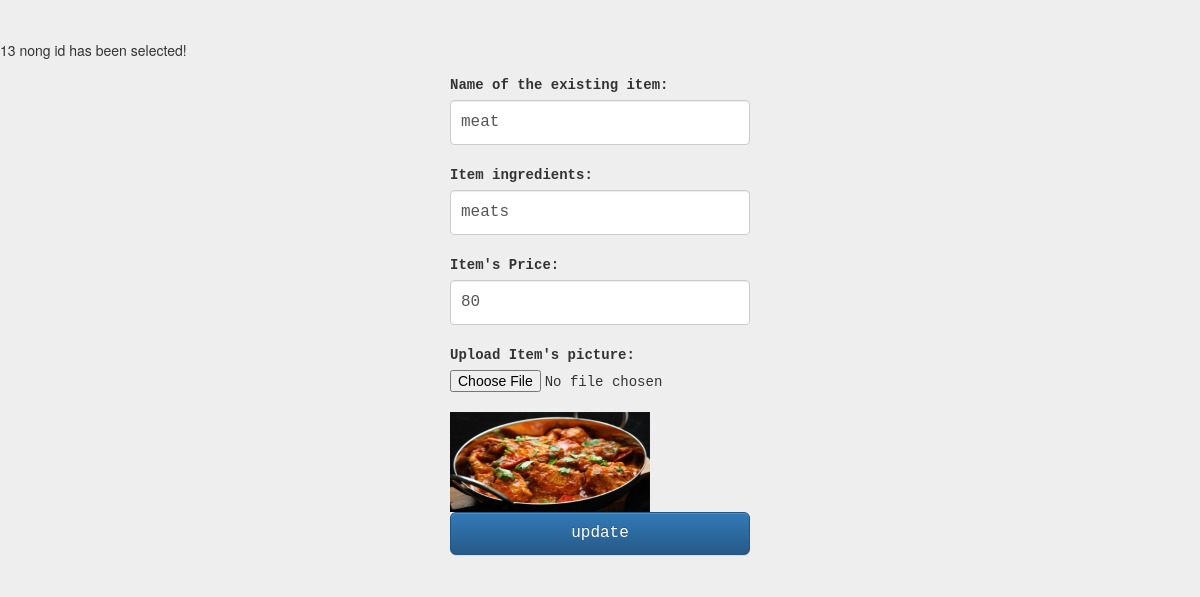
The page /views/BITM/php_nerds/admin/item_edit.php?item_id=13 on the database its author committed.
### tables this page shows
CREATE TABLE `items` (
  `item_id` int(11) NOT NULL,
  `item_name` varchar(111) NOT NULL,
  `item_ingredients` varchar(111) NOT NULL,
  `item_price` int(11) NOT NULL,
  `item_picture` varchar(111) NOT NULL,
  `rating` int(11) NOT NULL,
  `soft_deleted` varchar(11) NOT NULL DEFAULT 'No'
);

### src/BITM/php_nerds/Model/Database.php (called while the page is built, shortened)
<?php
class Database
{
    public function __construct()
    {
        try{
            $this->DBH = new PDO('mysql:host=localhost;dbname=food_hunter',"root","");
        }
        catch(PDOException $error){
            echo "Database Connection Failed!".$error->getMessage();
        }
    }
}

### views/BITM/php_nerds/admin/item_edit.php (the view, shortened to what this page needs)
<?php
$objectAddItem = new \App\Admin\AddItem();
$objectAddItem->set_data($_GET);
$single_item = $objectAddItem->single_item();
?>
<!doctype html>
<html lang="en">
<head>
    <link rel="stylesheet" href="../../../../resources/bootstrap/css/bootstrap.min.css">
    <link rel="stylesheet" href="../../../../resources/bootstrap/css/bootstrap-theme.min.css">
    <link rel="stylesheet" href="../../../../resources/add_item_style.css">
</head>
<body>
    <div class="container">
        <form action="item_update.php" method="post" class="form-signin" name="edit_item_form" id="edit_item_form" enctype="multipart/form-data">
            <label for="item_name">Name of the existing item:</label>
            <br>
            <input type="text" name="item_name" id="item_name" value="<?php echo $single_item->item_name; ?>" class="form-control" required autofocus>
            <br>
            <label for="items_ingredients">Item ingredients: </label>
            <br>
            <input type="text" name="item_ingredients" id="item_ingredients" value="<?php echo $single_item->item_ingredients; ?>" class="form-control" autofocus>
            <br>
            <label for="item_price">Item's Price:</label>
            <br>
            <input type="text" name="item_price" id="item_price" value="<?php echo $single_item->item_price; ?>" class="form-control" required autofocus>
            <br>
            <label for="item_picture">Upload Item's picture:</label>
            <br>
            <input type="file" name="item_picture" id="item_picture" class="form-group-lg">
            <br>
            <img src="uploaded_files/<?php echo $single_item->item_picture; ?>"  alt="<?php echo $single_item->item_picture?>" style="width: 200px; height: 100px;">
            <br>
            <input type="submit" value="update" name="edit_submit" id="edit_submit" class="btn btn-lg btn-primary form-control">
        </form>
    </div>
</body>
</html>

### resources/add_item_style.css (style rules this page uses)
body { padding-top: 40px; padding-bottom: 40px; background-color: #eee; }
.form-signin { max-width: 330px; padding: 15px; margin: 0 auto; }
.form-signin .form-control { position: relative; height: auto; -webkit-box-sizing: border-box; -moz-box-sizing: border-box; box-sizing: border-box; padding: 10px; font-size: 16px; }

### views/BITM/php_nerds/admin/item_edit.php (style rules this page uses)
input { font-family: monospace; font-weight: 400; }
label { font-family: monospace; font-weight: 800; }

### rows shown on the page
items: item_name "meat", item_ingredients "meats", item_price "80", item_picture (picture)
